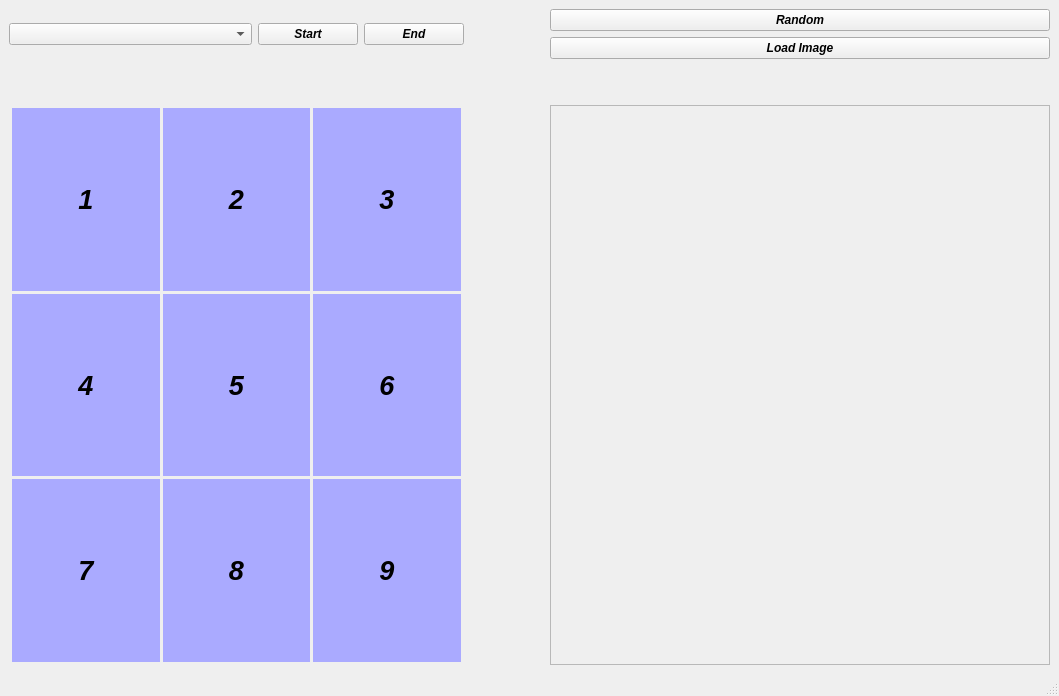
<?xml version="1.0" encoding="UTF-8"?>
<ui version="4.0">
 <class>MainWindow</class>
 <widget class="QMainWindow" name="MainWindow">
  <property name="geometry">
   <rect>
    <x>0</x>
    <y>0</y>
    <width>1059</width>
    <height>696</height>
   </rect>
  </property>
  <property name="windowTitle">
   <string>MainWindow</string>
  </property>
  <widget class="QWidget" name="centralwidget">
   <layout class="QGridLayout" name="gridLayout_2">
    <item row="2" column="1">
     <spacer name="horizontalSpacer">
      <property name="orientation">
       <enum>Qt::Horizontal</enum>
      </property>
      <property name="sizeType">
       <enum>QSizePolicy::Fixed</enum>
      </property>
      <property name="sizeHint" stdset="0">
       <size>
        <width>80</width>
        <height>20</height>
       </size>
      </property>
     </spacer>
    </item>
    <item row="2" column="0">
     <layout class="QGridLayout" name="gridLayout">
      <property name="leftMargin">
       <number>3</number>
      </property>
      <property name="topMargin">
       <number>3</number>
      </property>
      <property name="rightMargin">
       <number>3</number>
      </property>
      <property name="bottomMargin">
       <number>3</number>
      </property>
      <property name="spacing">
       <number>3</number>
      </property>
      <item row="0" column="0">
       <widget class="QLabel" name="label1">
        <property name="font">
         <font>
          <pointsize>20</pointsize>
          <weight>75</weight>
          <italic>true</italic>
          <bold>true</bold>
         </font>
        </property>
        <property name="layoutDirection">
         <enum>Qt::LeftToRight</enum>
        </property>
        <property name="styleSheet">
         <string notr="true">background-color: rgb(170, 170, 255);</string>
        </property>
        <property name="text">
         <string>1</string>
        </property>
        <property name="alignment">
         <set>Qt::AlignCenter</set>
        </property>
        <property name="margin">
         <number>20</number>
        </property>
       </widget>
      </item>
      <item row="0" column="3">
       <widget class="QLabel" name="label3">
        <property name="font">
         <font>
          <pointsize>20</pointsize>
          <weight>75</weight>
          <italic>true</italic>
          <bold>true</bold>
         </font>
        </property>
        <property name="layoutDirection">
         <enum>Qt::LeftToRight</enum>
        </property>
        <property name="styleSheet">
         <string notr="true">background-color: rgb(170, 170, 255);</string>
        </property>
        <property name="text">
         <string>3</string>
        </property>
        <property name="alignment">
         <set>Qt::AlignCenter</set>
        </property>
        <property name="margin">
         <number>20</number>
        </property>
       </widget>
      </item>
      <item row="1" column="0">
       <widget class="QLabel" name="label4">
        <property name="font">
         <font>
          <pointsize>20</pointsize>
          <weight>75</weight>
          <italic>true</italic>
          <bold>true</bold>
         </font>
        </property>
        <property name="layoutDirection">
         <enum>Qt::LeftToRight</enum>
        </property>
        <property name="styleSheet">
         <string notr="true">background-color: rgb(170, 170, 255);</string>
        </property>
        <property name="text">
         <string>4</string>
        </property>
        <property name="alignment">
         <set>Qt::AlignCenter</set>
        </property>
        <property name="margin">
         <number>20</number>
        </property>
       </widget>
      </item>
      <item row="0" column="1">
       <widget class="QLabel" name="label2">
        <property name="font">
         <font>
          <pointsize>20</pointsize>
          <weight>75</weight>
          <italic>true</italic>
          <bold>true</bold>
         </font>
        </property>
        <property name="layoutDirection">
         <enum>Qt::LeftToRight</enum>
        </property>
        <property name="styleSheet">
         <string notr="true">background-color: rgb(170, 170, 255);</string>
        </property>
        <property name="text">
         <string>2</string>
        </property>
        <property name="alignment">
         <set>Qt::AlignCenter</set>
        </property>
        <property name="margin">
         <number>20</number>
        </property>
       </widget>
      </item>
      <item row="1" column="1">
       <widget class="QLabel" name="label5">
        <property name="font">
         <font>
          <pointsize>20</pointsize>
          <weight>75</weight>
          <italic>true</italic>
          <bold>true</bold>
         </font>
        </property>
        <property name="layoutDirection">
         <enum>Qt::LeftToRight</enum>
        </property>
        <property name="styleSheet">
         <string notr="true">background-color: rgb(170, 170, 255);</string>
        </property>
        <property name="text">
         <string>5</string>
        </property>
        <property name="alignment">
         <set>Qt::AlignCenter</set>
        </property>
        <property name="margin">
         <number>20</number>
        </property>
       </widget>
      </item>
      <item row="1" column="3">
       <widget class="QLabel" name="label6">
        <property name="font">
         <font>
          <pointsize>20</pointsize>
          <weight>75</weight>
          <italic>true</italic>
          <bold>true</bold>
         </font>
        </property>
        <property name="layoutDirection">
         <enum>Qt::LeftToRight</enum>
        </property>
        <property name="styleSheet">
         <string notr="true">background-color: rgb(170, 170, 255);</string>
        </property>
        <property name="text">
         <string>6</string>
        </property>
        <property name="alignment">
         <set>Qt::AlignCenter</set>
        </property>
        <property name="margin">
         <number>20</number>
        </property>
       </widget>
      </item>
      <item row="2" column="0">
       <widget class="QLabel" name="label7">
        <property name="font">
         <font>
          <pointsize>20</pointsize>
          <weight>75</weight>
          <italic>true</italic>
          <bold>true</bold>
         </font>
        </property>
        <property name="layoutDirection">
         <enum>Qt::LeftToRight</enum>
        </property>
        <property name="styleSheet">
         <string notr="true">background-color: rgb(170, 170, 255);</string>
        </property>
        <property name="text">
         <string>7</string>
        </property>
        <property name="alignment">
         <set>Qt::AlignCenter</set>
        </property>
        <property name="margin">
         <number>20</number>
        </property>
       </widget>
      </item>
      <item row="2" column="1">
       <widget class="QLabel" name="label8">
        <property name="font">
         <font>
          <pointsize>20</pointsize>
          <weight>75</weight>
          <italic>true</italic>
          <bold>true</bold>
         </font>
        </property>
        <property name="layoutDirection">
         <enum>Qt::LeftToRight</enum>
        </property>
        <property name="styleSheet">
         <string notr="true">background-color: rgb(170, 170, 255);</string>
        </property>
        <property name="text">
         <string>8</string>
        </property>
        <property name="alignment">
         <set>Qt::AlignCenter</set>
        </property>
        <property name="margin">
         <number>20</number>
        </property>
       </widget>
      </item>
      <item row="2" column="3">
       <widget class="QLabel" name="label9">
        <property name="font">
         <font>
          <pointsize>20</pointsize>
          <weight>75</weight>
          <italic>true</italic>
          <bold>true</bold>
         </font>
        </property>
        <property name="layoutDirection">
         <enum>Qt::LeftToRight</enum>
        </property>
        <property name="styleSheet">
         <string notr="true">background-color: rgb(170, 170, 255);</string>
        </property>
        <property name="text">
         <string>9</string>
        </property>
        <property name="alignment">
         <set>Qt::AlignCenter</set>
        </property>
        <property name="margin">
         <number>20</number>
        </property>
       </widget>
      </item>
     </layout>
    </item>
    <item row="2" column="2">
     <layout class="QVBoxLayout" name="verticalLayout">
      <item>
       <widget class="QTextEdit" name="textEdit">
        <property name="enabled">
         <bool>false</bool>
        </property>
        <property name="minimumSize">
         <size>
          <width>300</width>
          <height>300</height>
         </size>
        </property>
        <property name="maximumSize">
         <size>
          <width>500</width>
          <height>10000</height>
         </size>
        </property>
       </widget>
      </item>
     </layout>
    </item>
    <item row="1" column="0">
     <spacer name="verticalSpacer">
      <property name="orientation">
       <enum>Qt::Vertical</enum>
      </property>
      <property name="sizeType">
       <enum>QSizePolicy::Fixed</enum>
      </property>
      <property name="sizeHint" stdset="0">
       <size>
        <width>20</width>
        <height>40</height>
       </size>
      </property>
     </spacer>
    </item>
    <item row="0" column="0">
     <layout class="QHBoxLayout" name="horizontalLayout">
      <property name="sizeConstraint">
       <enum>QLayout::SetMinAndMaxSize</enum>
      </property>
      <item>
       <widget class="QComboBox" name="comboBox">
        <property name="maximumSize">
         <size>
          <width>400</width>
          <height>16777215</height>
         </size>
        </property>
        <property name="font">
         <font>
          <weight>75</weight>
          <italic>true</italic>
          <bold>true</bold>
         </font>
        </property>
        <property name="cursor">
         <cursorShape>PointingHandCursor</cursorShape>
        </property>
       </widget>
      </item>
      <item>
       <widget class="QPushButton" name="startBtn">
        <property name="maximumSize">
         <size>
          <width>100</width>
          <height>16777215</height>
         </size>
        </property>
        <property name="font">
         <font>
          <weight>75</weight>
          <italic>true</italic>
          <bold>true</bold>
         </font>
        </property>
        <property name="cursor">
         <cursorShape>PointingHandCursor</cursorShape>
        </property>
        <property name="text">
         <string>Start</string>
        </property>
       </widget>
      </item>
      <item>
       <widget class="QPushButton" name="endBtn">
        <property name="maximumSize">
         <size>
          <width>100</width>
          <height>16777215</height>
         </size>
        </property>
        <property name="font">
         <font>
          <weight>75</weight>
          <italic>true</italic>
          <bold>true</bold>
         </font>
        </property>
        <property name="cursor">
         <cursorShape>PointingHandCursor</cursorShape>
        </property>
        <property name="text">
         <string>End</string>
        </property>
       </widget>
      </item>
     </layout>
    </item>
    <item row="0" column="2">
     <layout class="QVBoxLayout" name="verticalLayout_2">
      <item>
       <widget class="QPushButton" name="randomBrn">
        <property name="maximumSize">
         <size>
          <width>500</width>
          <height>16777215</height>
         </size>
        </property>
        <property name="font">
         <font>
          <weight>75</weight>
          <italic>true</italic>
          <bold>true</bold>
         </font>
        </property>
        <property name="cursor">
         <cursorShape>PointingHandCursor</cursorShape>
        </property>
        <property name="text">
         <string>Random</string>
        </property>
       </widget>
      </item>
      <item>
       <widget class="QPushButton" name="loadImageBtn">
        <property name="maximumSize">
         <size>
          <width>500</width>
          <height>16777215</height>
         </size>
        </property>
        <property name="font">
         <font>
          <weight>75</weight>
          <italic>true</italic>
          <bold>true</bold>
         </font>
        </property>
        <property name="cursor">
         <cursorShape>PointingHandCursor</cursorShape>
        </property>
        <property name="text">
         <string>Load Image</string>
        </property>
       </widget>
      </item>
     </layout>
    </item>
    <item row="1" column="2">
     <spacer name="verticalSpacer_2">
      <property name="orientation">
       <enum>Qt::Vertical</enum>
      </property>
      <property name="sizeType">
       <enum>QSizePolicy::Fixed</enum>
      </property>
      <property name="sizeHint" stdset="0">
       <size>
        <width>20</width>
        <height>40</height>
       </size>
      </property>
     </spacer>
    </item>
   </layout>
  </widget>
  <widget class="QMenuBar" name="menubar">
   <property name="geometry">
    <rect>
     <x>0</x>
     <y>0</y>
     <width>1059</width>
     <height>26</height>
    </rect>
   </property>
  </widget>
  <widget class="QStatusBar" name="statusbar"/>
 </widget>
 <resources/>
 <connections/>
</ui>
